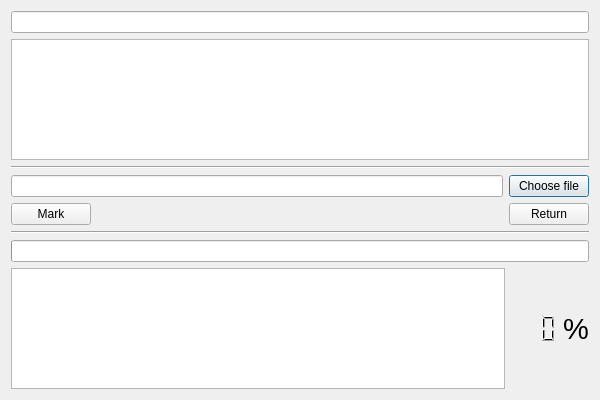
<?xml version="1.0" encoding="UTF-8"?>
<ui version="4.0">
 <class>Task</class>
 <widget class="QDialog" name="Task">
  <property name="geometry">
   <rect>
    <x>0</x>
    <y>0</y>
    <width>600</width>
    <height>400</height>
   </rect>
  </property>
  <property name="windowTitle">
   <string>Dialog</string>
  </property>
  <layout class="QGridLayout" name="gridLayout">
   <item row="7" column="0" colspan="3">
    <widget class="Line" name="lineUploadScore">
     <property name="orientation">
      <enum>Qt::Horizontal</enum>
     </property>
    </widget>
   </item>
   <item row="8" column="0" colspan="3">
    <layout class="QGridLayout" name="markLayout">
     <item row="1" column="0">
      <widget class="QTextEdit" name="errors">
       <property name="toolTip">
        <string notr="true"/>
       </property>
       <property name="readOnly">
        <bool>true</bool>
       </property>
      </widget>
     </item>
     <item row="1" column="1">
      <widget class="QLCDNumber" name="percentageMark">
       <property name="toolTip">
        <string>% success</string>
       </property>
       <property name="frameShape">
        <enum>QFrame::NoFrame</enum>
       </property>
       <property name="digitCount">
        <number>3</number>
       </property>
       <property name="segmentStyle">
        <enum>QLCDNumber::Filled</enum>
       </property>
       <property name="value" stdset="0">
        <double>0.000000000000000</double>
       </property>
       <property name="intValue" stdset="0">
        <number>0</number>
       </property>
      </widget>
     </item>
     <item row="0" column="0" colspan="3">
      <widget class="QProgressBar" name="progressBarSolution">
       <property name="enabled">
        <bool>true</bool>
       </property>
       <property name="toolTip">
        <string>Progres of marking</string>
       </property>
       <property name="value">
        <number>0</number>
       </property>
       <property name="textVisible">
        <bool>false</bool>
       </property>
      </widget>
     </item>
     <item row="1" column="2">
      <widget class="QLabel" name="percentageSign">
       <property name="font">
        <font>
         <pointsize>22</pointsize>
        </font>
       </property>
       <property name="frameShape">
        <enum>QFrame::NoFrame</enum>
       </property>
       <property name="text">
        <string>%</string>
       </property>
      </widget>
     </item>
    </layout>
   </item>
   <item row="3" column="0" colspan="3">
    <widget class="Line" name="lineTaskUpload">
     <property name="orientation">
      <enum>Qt::Horizontal</enum>
     </property>
    </widget>
   </item>
   <item row="4" column="0" colspan="3">
    <layout class="QGridLayout" name="uploadLayout">
     <item row="0" column="2">
      <widget class="QPushButton" name="fileButton">
       <property name="text">
        <string>Choose file</string>
       </property>
      </widget>
     </item>
     <item row="1" column="1">
      <spacer name="spacerMarkCancel">
       <property name="orientation">
        <enum>Qt::Horizontal</enum>
       </property>
       <property name="sizeHint" stdset="0">
        <size>
         <width>40</width>
         <height>20</height>
        </size>
       </property>
      </spacer>
     </item>
     <item row="1" column="0">
      <widget class="QPushButton" name="markButton">
       <property name="toolTip">
        <string>Marks chosen solution</string>
       </property>
       <property name="text">
        <string>Mark</string>
       </property>
      </widget>
     </item>
     <item row="0" column="0" colspan="2">
      <widget class="QLineEdit" name="fileName">
       <property name="acceptDrops">
        <bool>false</bool>
       </property>
       <property name="toolTip">
        <string>Chosen file for validationg</string>
       </property>
       <property name="readOnly">
        <bool>true</bool>
       </property>
      </widget>
     </item>
     <item row="1" column="2">
      <widget class="QPushButton" name="returnButton">
       <property name="text">
        <string>Return</string>
       </property>
      </widget>
     </item>
    </layout>
   </item>
   <item row="1" column="0" colspan="3">
    <layout class="QVBoxLayout" name="taskLayout">
     <item>
      <widget class="QLineEdit" name="taskName">
       <property name="toolTip">
        <string>Name of task</string>
       </property>
       <property name="readOnly">
        <bool>true</bool>
       </property>
      </widget>
     </item>
     <item>
      <widget class="QTextEdit" name="taskText">
       <property name="toolTip">
        <string>Writen task</string>
       </property>
       <property name="readOnly">
        <bool>true</bool>
       </property>
      </widget>
     </item>
    </layout>
   </item>
  </layout>
 </widget>
 <resources/>
 <connections/>
</ui>
